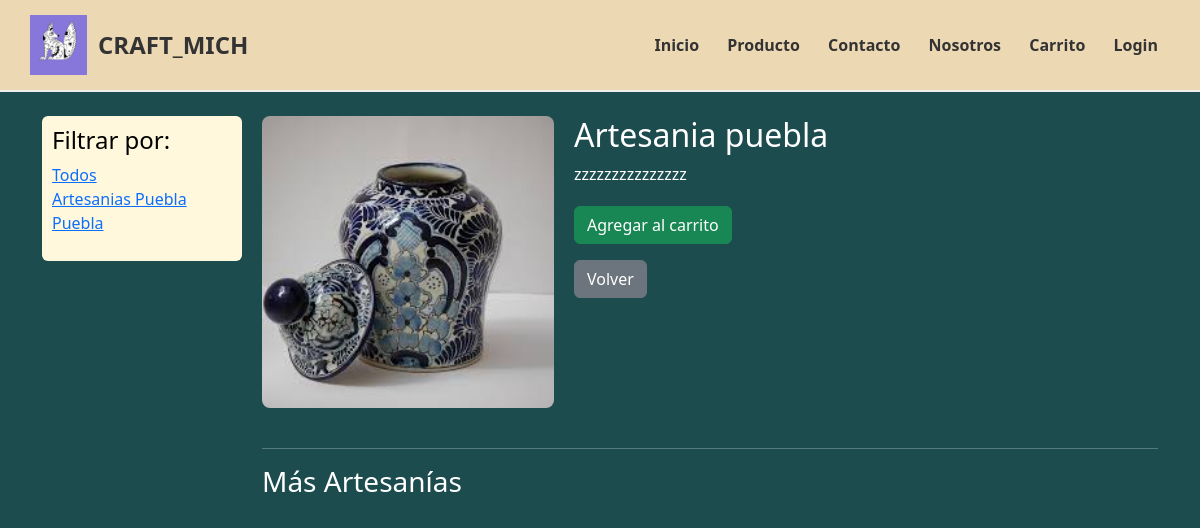
The page /productos/1/ on the database as committed earlier.
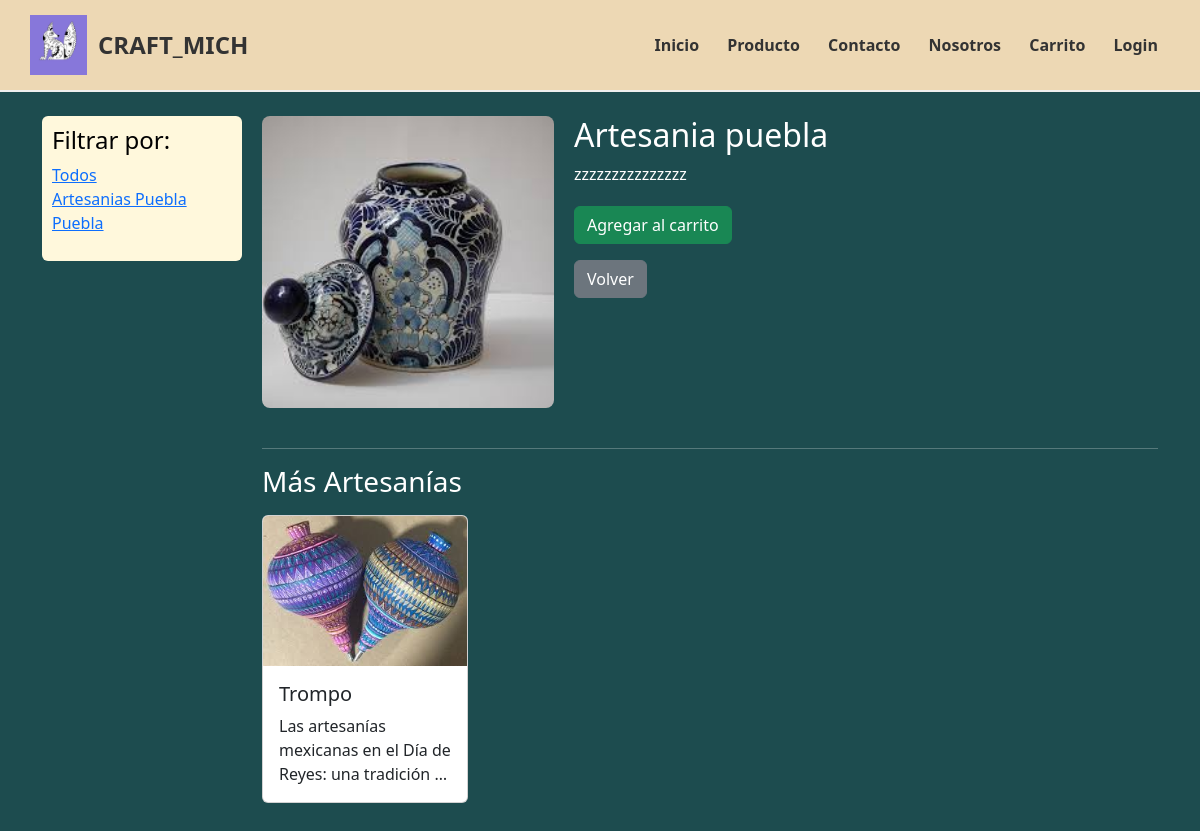
The same page on the database as committed later.
### productos/models.py (models this page shows, shortened)
class Filtro(models.Model):
    nombre = models.CharField(max_length=100)
    slug = models.SlugField(unique=True)

class Producto(models.Model):
    nombre = models.CharField(max_length=100)
    descripcion = models.TextField()
    imagen = models.ImageField(upload_to='productos/')
    destacado = models.BooleanField(default=False)
    creado = models.DateTimeField(auto_now_add=True)
    filtro = models.ForeignKey(Filtro, on_delete=models.CASCADE, null=True, blank=True)
    precio = models.DecimalField(max_digits=10, decimal_places=2, default=0.00)

### productos/views.py (the view)
# urls.py: path('<int:pk>/', detalle_producto, name='detalle_producto'),
def detalle_producto(request, pk):
    producto = get_object_or_404(Producto, pk=pk)
    filtros = Filtro.objects.all()
    filtro_slug = request.GET.get('filtro')
    mas_productos = Producto.objects.exclude(pk=pk)[:4]
    return render(request, 'productos/detalle.html', {
        'producto': producto,
        'filtros': filtros,
        'filtro_seleccionado': filtro_slug,
        'mas_productos': mas_productos,
    })

### productos/templates/productos/detalle.html (shortened to what this page needs)
{% extends "core/base.html" %}
{% load static %}
{% block content %}
<div style="display: flex; gap: 20px; align-items: flex-start;">
  <aside style="width: 200px; background: #fff8dc; padding: 10px; border-radius: 6px;">
    <h4 style="color: rgb(0, 0, 0);">Filtrar por:</h4>
    <ul style="list-style: none; padding-left: 0;">
      <li>
        <a href="{% url 'lista_productos' %}" class="{% if not filtro_seleccionado %}bold{% else %}normal{% endif %}">
          Todos
        </a>
      </li>
      {% for filtro in filtros %}
        <li>
          <a href="?filtro={{ filtro.slug }}" class="{% if filtro.slug == filtro_seleccionado %}bold{% else %}normal{% endif %}">
            {{ filtro.nombre }}
          </a>
        </li>
      {% endfor %}
    </ul>
  </aside>
  <div style="flex: 1;">
    <div style="display: flex; gap: 20px; align-items: flex-start; margin-bottom: 40px;">
      <div style="flex: 1;">
        <img src="{{ producto.imagen.url }}" alt="{{ producto.nombre }}" style="width: 100%; max-width: 300px; border-radius: 8px;">
      </div>
      <div style="flex: 2;">
        <h2>{{ producto.nombre }}</h2>
        <p>{{ producto.descripcion }}</p>
        <form action="{% url 'agregar_carrito' producto.pk %}" method="post" style="margin-top: 20px;">
          <button type="submit" class="btn btn-success">Agregar al carrito</button>
        </form>
        <a href="{% url 'lista_productos' %}" class="btn btn-secondary mt-3">Volver</a>
      </div>
    </div>
    <hr>
    <h3 class="mb-3">Más Artesanías</h3>
    <div class="row">
      {% for mas in mas_productos %}
        {% if mas.id != producto.id %}
          <div class="col-md-3 mb-4">
            <div class="card h-100">
              <a href="{% url 'detalle_producto' mas.pk %}">
                <img src="{{ mas.imagen.url }}" class="card-img-top" alt="{{ mas.nombre }}">
              </a>
              <div class="card-body">
                <h5 class="card-title">{{ mas.nombre }}</h5>
                <p class="card-text">{{ mas.descripcion|truncatechars:60 }}</p>
              </div>
            </div>
          </div>
        {% endif %}
      {% endfor %}
    </div>
  </div>
</div>
{% endblock %}

Rows that differ between the two databases and show on the page:
added Producto: imagen (picture), nombre "Trompo", descripcion "Las artesanías mexicanas en el Día de Reyes: una tradición …"
